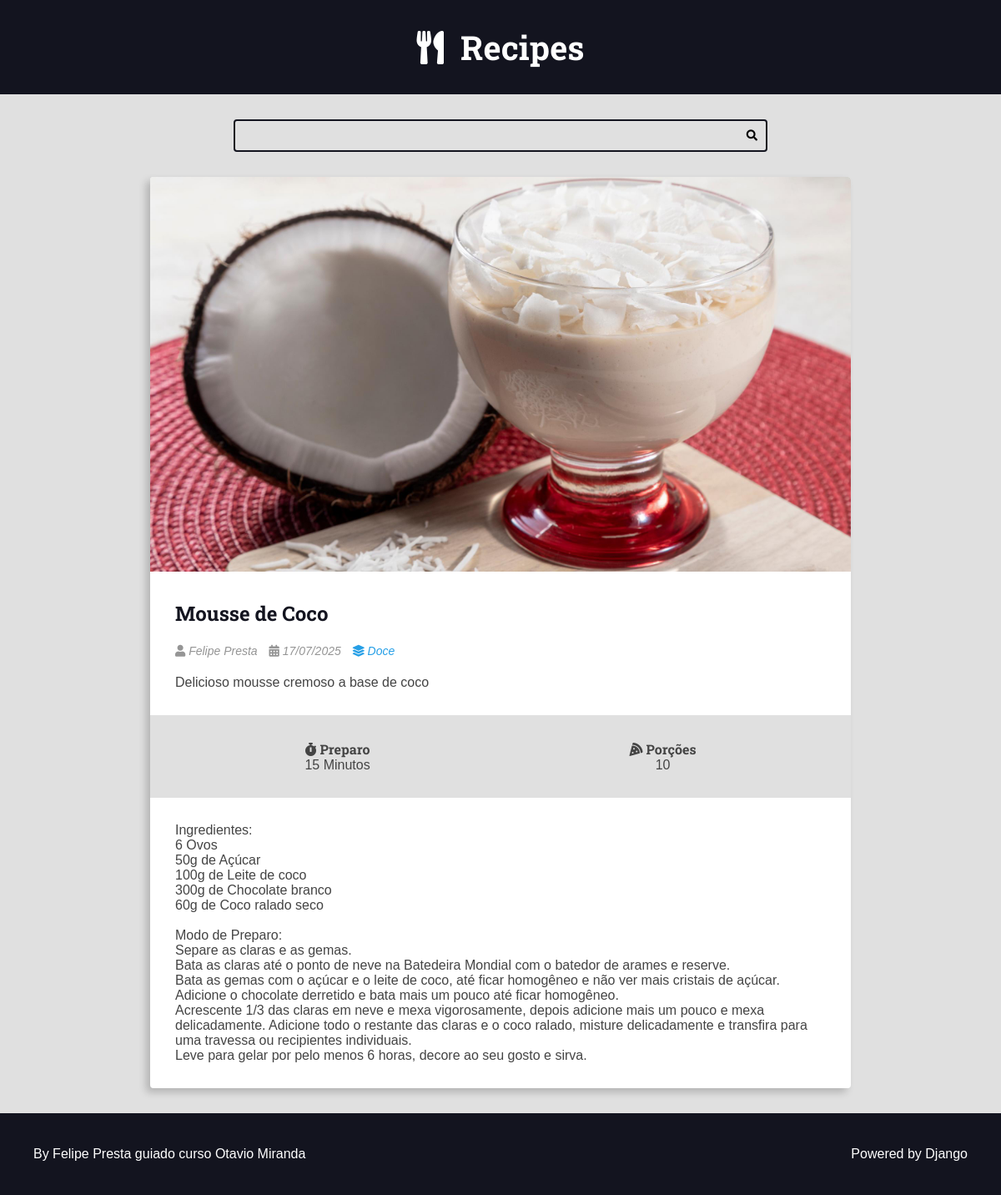
Screenshot of /recipes/16/ with the database file from the repository.
### recipes/models.py (models this page shows, shortened)
class Recipe(models.Model):
    tittle = models.CharField(max_length=65)
    description = models.CharField(max_length=165)
    slug = models.SlugField(unique=True)
    preparation_time = models.IntegerField()
    preparation_time_unit = models.CharField(max_length=65)
    servings_steps = models.IntegerField()
    servings_steps_unit = models.CharField(max_length=65, blank=True, null=True)
    preparation_steps = models.TextField()
    preparation_steps_is_html = models.BooleanField(default=False)
    created_at = models.DateTimeField(auto_now_add=True)
    updated_at = models.DateTimeField(auto_now=True)
    is_published = models.BooleanField(default=False)
    cover = models.ImageField(upload_to='recipes/covers/%Y/%m/%d/', blank=True)
    category = models.ForeignKey(Category, on_delete=models.SET_NULL, null=True)
    author = models.ForeignKey(User, on_delete=models.SET_NULL, null=True)

class Category(models.Model):
    name = models.CharField(max_length=65)

### recipes/views.py (the view)
# urls.py: path('recipes/<int:id>/', views.recipes, name='recipe_detail'),
def recipes(request, id):
    recipe = get_object_or_404(Recipe, id=id, is_published=True)
    return render(request, 'recipes/recipes_description.html', context={
        'recipe': recipe,
        'is_datail_page': True,
    })

### recipes/templates/recipes/recipes_description.html (shortened to what this page needs)
{% extends 'base.html' %}
{% block body %}
    {% include 'recipes/partials/search.html' %}
    <div class="main-content-container">
        <div class="main-content main-content-detail container">
            {% include 'recipes/partials/recipe.html' %}
        </div>
    </div>
{% endblock %}

### recipes/templates/recipes/partials/recipe.html (shortened to what this page needs)
<div class="recipe recipe-list-item">
    {% if recipe.cover %}
        <div class="recipe-cover">
            <a href="{% url 'recipes:recipe_detail' recipe.id %}">
                 <img src="{{ recipe.cover.url }}" alt="temporario">
            </a>
        </div>
    {% endif %}
    <div class="recipe-title-container">
        <h2 class="recipe-title">
            <a href="{% url 'recipes:recipe_detail' recipe.id %}">
                {{ recipe.tittle }}
            </a>
        </h2>
    </div>
     <div class="recipe-author">
        <span class="recipe-author-item">
            <i class="fas fa-user"></i>
            {% if recipe.author.first_name %}
                {{ recipe.author.first_name }} {{ recipe.author.last_name }}
            {% else %}
                {{ recipe.author.username }}
            {% endif %}
        </span>
        <span class="recipe-author-item">
            <i class="fas fa-calendar-alt"></i>
            {{ recipe.created_at|date:"d/m/Y" }}
        </span>
        {% if recipe.category is not None %}
            <span class="recipe-author-item">
                <a href=" {% url 'recipes:category' recipe.category.id %}">
                    <i class="fas fa-layer-group"></i>
                    <span>{{ recipe.category.name }}</span>
                </a>
            </span>
        {% endif %}
    </div>
    <div class="recipe-content">
        <p>{{ recipe.description }}</p>
    </div>
     <div class="recipe-meta-container">
        <div class="recipe-meta recipe-preparation">
            <h3 class="recipe-meta-title"><i class="fas fa-stopwatch"></i> Preparo</h3>
            <div class="recipe-meta-text">
                {{ recipe.preparation_time }} {{ recipe.preparation_time_unit }}
            </div>
        </div>
        <div class="recipe-meta recipe-servings">
            <h3 class="recipe-meta-title"><i class="fas fa-pizza-slice"></i> Porções</h3>
            <div class="recipe-meta-text">
                {{ recipe.servings_steps }} {{ recipe.servings_unit }}
            </div>
        </div>
    </div>
    {% if is_datail_page is True %}
        <div class="preparation-steps">
            {% if recipe.preparation_steps_is_html is True %}
                {{ recipe.preparation_steps|safe }}
            {% else %}
                {{ recipe.preparation_steps|linebreaksbr }}
            {% endif %}
        </div>
    {% endif %}
</div>

### static/css/style.css (style rules this page uses)
:root { --color-primary: #269fe6; --color-primary-hover: #2086c2; --color-primary-dark: #13141f; --color-primary-dark-hover: #212336; --color-primary-light: #d4ecfa; --color-primary-light-hover: #bdd8e7; --color-white: #fff; --color-black: #000; --color-dark-text: #444; --color-info-light: #cce5ff; --color-debug-light: #cce5ff; --color-success-light: #d4edda; --color-alert-light: #fff3cd; --color-warning-light: #fff3cd; --color-error-light: #f8d7da; --color-info-dark: #4d86c4; --color-debug-dark: #4d86c4; --color-success-dark: #4a9c5d; --color-alert-dark: #927f40; --color-warning-dark: #927f40; --color-error-dark: #da525d; --color-gray-0: #f9f9f9; --color-gray-1: #e0e0e0; --color-gray-2: #c7c7c7; --color-gray-3: #aeaeae; --color-gray-4: #959595; --color-gray-5: #7d7d7d; --color-gray-6: #646464; --color-gray-7: #4b4b4b; --color-gray-8: #323232; --color-gray-9: #191919; --font-primary: sans-serif; --font-headings: 'Roboto Slab', serif; --spacing-gutter-medium: 3rem; --spacing-gutter-large: 4rem; }
* { padding: 0; margin: 0; box-sizing: border-box; }
html { font-size: 62.5%; }
body { font-size: 1.6rem; font-family: var(--font-primary); background: var(--color-gray-1); color: var(--color-dark-text); }
h1, h2, h3, h4, h5, h6 { font-family: var(--font-headings); }
.container { max-width: 144rem; margin: 0 auto; padding: var(--spacing-gutter-medium); }
.main-content { padding-top: 0; }
.recipe { background: var(--color-white); box-shadow: -5px 5px 10px rgba(0, 0, 0, .2); transform: scale(1); transition: all 300ms ease-in-out; border-radius: .4rem; overflow: hidden; }
.recipe img { max-width: 100%; }
.recipe-list-item { max-width: 64rem; height: fit-content; }
.recipe-title-container { padding: var(--spacing-gutter-medium); padding-bottom: 2rem; }
.recipe-title-container a { text-decoration: none; color: var(--color-primary-dark); }
.recipe-author { padding: 0 var(--spacing-gutter-medium); }
.recipe-author a { color: var(--color-primary); transition: all 300ms ease-in-out; text-decoration: none; }
.recipe-author-item { color: var(--color-gray-4); margin-right: 1rem; font-style: italic; font-size: 1.4rem; }
.recipe-meta-container { display: flex; flex-flow: row wrap; padding: var(--spacing-gutter-medium); background: var(--color-gray-1); }
.recipe-content { padding: var(--spacing-gutter-medium); padding-top: 2rem; }
.recipe-meta { display: flex; flex-flow: column nowrap; flex-shrink: 1; flex-grow: 1; text-align: center; }
.recipe-meta-title { font-size:1.6rem; }
.main-content-detail .recipe-list-item { max-width: 84rem; margin: 0 auto; }
.preparation-steps { padding: var(--spacing-gutter-medium); }

### rows the page displays
Recipe: cover (picture), tittle "Mousse de Coco", author.first_name "Felipe", author.last_name "Presta", created_at "17/07/2025", category.name "Doce", description "Delicioso mousse cremoso a base de coco", preparation_time "15", preparation_time_unit "Minutos", servings_steps "10", preparation_steps "Ingredientes: 6 Ovos 50g de Açúcar 100g de Leite de coco 300g de Chocolate branco 60g de Coco ralado seco Modo de Preparo: Separe as claras e as gemas. Bata as claras até o ponto de neve na Batedeira Mondial com o batedor de arames e reserve. Bata as gemas com o açúcar e o leite de coco, até ficar homogêneo e não ver mais cristais de açúcar. Adicione o chocolate derretido e bata mais um pouco até ficar homogêneo. Acrescente 1/3 das claras em neve e mexa vigorosamente, depois adicione mais um pouco e mexa delicadamente. Adicione todo o restante das claras e o coco ralado, misture delicadamente e transfira para uma travessa ou recipientes individuais. Leve para gelar por pelo menos 6 horas,…"
